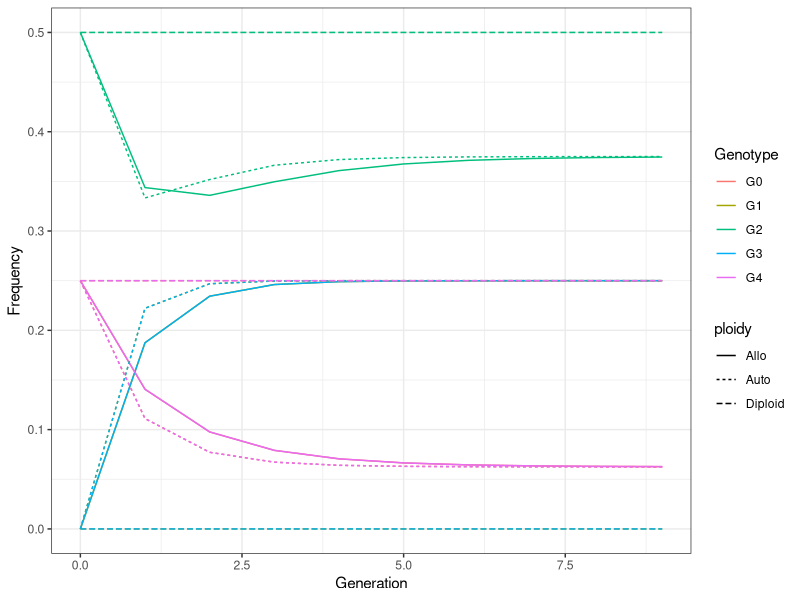
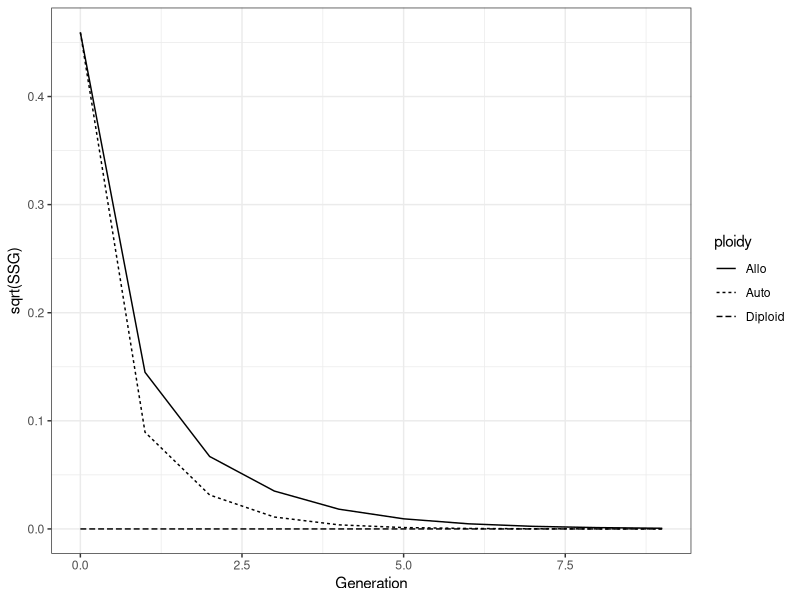
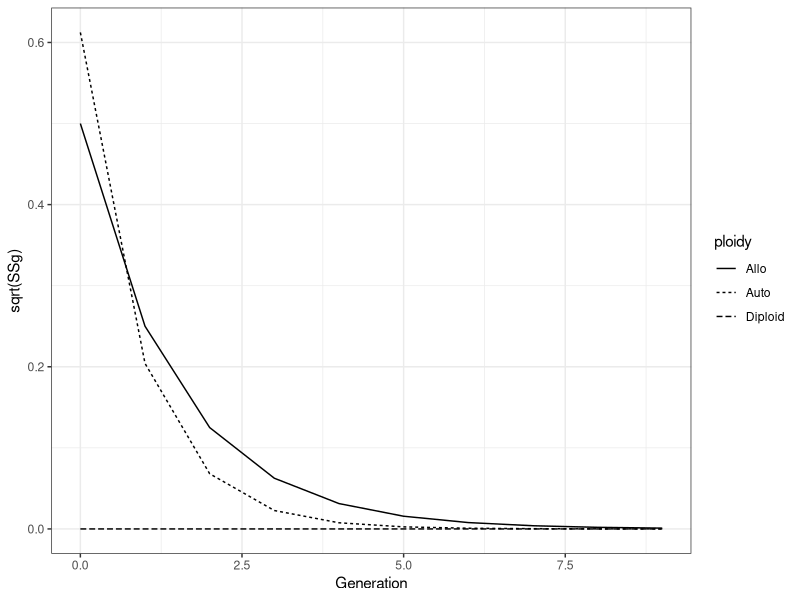

Reproduce these figures in R, in order.
library(ggplot2)
library(reshape2)

setwd("~/GitHub/Mutation_Selection_Balance_Autos_Allos/python_simulations/")
auto_infile <- read.csv("auto_LD_decay.txt", header = T)
allo_infile <- read.csv("allo_LD_decay.txt", header = T)
dip_infile <- read.csv("dip_LD_decay.txt", header = T)

#Calculate tetraploid genotypes in allos
allo_infile$G0 <- allo_infile$G00
allo_infile$G1 <- allo_infile$G01 + allo_infile$G10 
allo_infile$G2 <- allo_infile$G02 + allo_infile$G11 + allo_infile$G20
allo_infile$G3 <- allo_infile$G12 + allo_infile$G21
allo_infile$G4 <- allo_infile$G22

#calculate ancestral allele frequencies 
auto_infile$p <- auto_infile$g0 + 0.5*auto_infile$g1
allo_infile$p <- allo_infile$g00 + 0.5*(allo_infile$g10 + allo_infile$g10)
dip_infile$p <- dip_infile$g0 + 0.5*dip_infile$g1

auto_infile$p
allo_infile$p
dip_infile$p

auto_infile$ploidy <- rep("Auto")
allo_infile$ploidy <- rep("Allo")
dip_infile$ploidy <- rep("Diploid")

#Calculate Expected Genotype Frequencies at HWE
auto_infile$G0HWE <- auto_infile$p^4
auto_infile$G1HWE <- 4*auto_infile$p^3*(1-auto_infile$p)
auto_infile$G2HWE <- 6*auto_infile$p^2*(1-auto_infile$p)^2
auto_infile$G3HWE <- 4*auto_infile$p*(1-auto_infile$p)^3
auto_infile$G4HWE <- (1-auto_infile$p)^4
auto_infile$SSG <- (auto_infile$G0 - auto_infile$G0HWE)^2 + 
  (auto_infile$G1 - auto_infile$G1HWE)^2 + (auto_infile$G2 - auto_infile$G2HWE)^2 + 
  (auto_infile$G3 - auto_infile$G3HWE)^2 + (auto_infile$G4 - auto_infile$G4HWE)^2

allo_infile$G0HWE <- allo_infile$p^4
allo_infile$G1HWE <- 4*allo_infile$p^3*(1-allo_infile$p)
allo_infile$G2HWE <- 6*allo_infile$p^2*(1-allo_infile$p)^2
allo_infile$G3HWE <- 4*allo_infile$p*(1-allo_infile$p)^3
allo_infile$G4HWE <- (1-allo_infile$p)^4
allo_infile$SSG <- (allo_infile$G0 - allo_infile$G0HWE)^2 + 
  (allo_infile$G1 - allo_infile$G1HWE)^2 + (allo_infile$G2 - allo_infile$G2HWE)^2 + 
  (allo_infile$G3 - allo_infile$G3HWE)^2 + (allo_infile$G4 - allo_infile$G4HWE)^2


dip_infile$G0HWE <- dip_infile$p^2
dip_infile$G2HWE <- 2*dip_infile$p*(1-dip_infile$p)
dip_infile$G4HWE <- (1-dip_infile$p)^2
dip_infile$SSG <- (dip_infile$G0 - dip_infile$G0HWE)^2 + 
  (dip_infile$G2 - dip_infile$G2HWE)^2 + (dip_infile$G4 - dip_infile$G4HWE)^2

#Calculate Expected Gamete Frequencies at HWE
auto_infile$g0HWE <- auto_infile$p^2
auto_infile$g1HWE <- 2*auto_infile$p*(1-auto_infile$p)
auto_infile$g2HWE <- (1-auto_infile$p)^2
auto_infile$SSg <- (auto_infile$g0 - auto_infile$g0HWE)^2 + 
  (auto_infile$g1 - auto_infile$g1HWE)^2 + (auto_infile$g2 - auto_infile$g2HWE)^2

allo_infile$g00HWE <- allo_infile$p^2
allo_infile$g01HWE <- allo_infile$p*(1-allo_infile$p)
allo_infile$g10HWE <- (1-allo_infile$p)*allo_infile$p
allo_infile$g11HWE <- (1-allo_infile$p)^2
allo_infile$SSg <- (allo_infile$g00 - allo_infile$g00HWE)^2 + 
  (allo_infile$g01 - allo_infile$g01HWE)^2 + (allo_infile$g10 - allo_infile$g10HWE)^2 + 
  (allo_infile$g11 - allo_infile$g11HWE)^2

dip_infile$g0HWE <- dip_infile$p
dip_infile$g2HWE <- (1-dip_infile$p)
dip_infile$SSg <- (dip_infile$g0 - dip_infile$g0HWE)^2 + (dip_infile$g2 - dip_infile$g2HWE)^2

#Let's look at deviations
auto_subset <- auto_infile[,c('X..Generation', 'G0', 'G1', 'G2', 'G3', 'G4', 'ploidy', 'SSG', 'SSg')]
allo_subset <- allo_infile[,c('X..Generation', 'G0', 'G1', 'G2', 'G3', 'G4', 'ploidy', 'SSG', 'SSg')]
dip_subset <- dip_infile[,c('X..Generation', 'G0', 'G1', 'G2', 'G3', 'G4', 'ploidy', 'SSG', 'SSg')]

df <- rbind(auto_subset, allo_subset, dip_subset)
names(df) <- c('Generation', 'G0', 'G1', 'G2', 'G3', 'G4', 'ploidy', 'SSG', 'SSg')
df_melt <- melt(df, id.vars = c('Generation', 'ploidy', 'SSG', 'SSg'))
names(df_melt) <- c('Generation', 'ploidy', 'SSG', 'SSg', 'Genotype', 'Frequency')

ggplot(df_melt[df_melt$Generation < 10,], aes(Generation, Frequency)) + 
  geom_line(aes(linetype=ploidy, color = Genotype)) + 
  theme_bw()

ggplot(df[df$Generation < 10,], aes(Generation, sqrt(SSG))) + 
  geom_line(aes(linetype=ploidy)) + 
  theme_bw()

ggplot(df[df$Generation < 10,], aes(Generation, sqrt(SSg))) + 
  geom_line(aes(linetype=ploidy)) + 
  theme_bw()